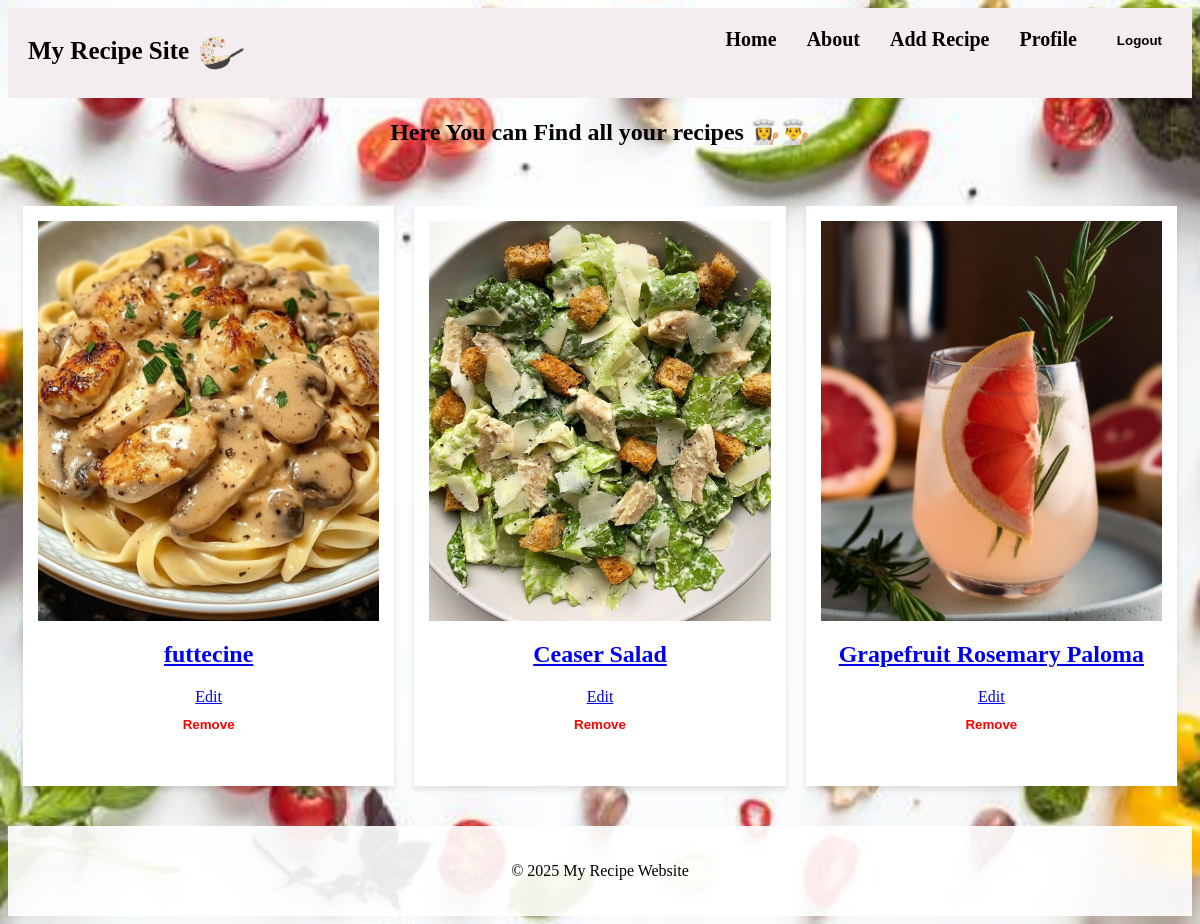
Screenshot of /profile/ (signed in) with the database file from the repository.
### recipes/models.py (models this page shows, shortened)
class Recipe(models.Model):
    title=models.CharField(max_length=200)
    ingredients=models.TextField(null=True, blank=True)
    steps=models.TextField(null=True, blank=True)
    image=models.ImageField(upload_to='recipes/', null=True, blank=True)
    prep_time=models.IntegerField(help_text="Preparation time in minutes", null=True, blank=True)
    created_at=models.DateTimeField(auto_now_add=True)
    updated_at=models.DateTimeField(auto_now=True)
    user=models.ForeignKey(User, on_delete=models.CASCADE)
    category=models.ForeignKey(Categories, on_delete=models.SET_NULL, null=True, blank=True)
    rating = models.IntegerField(null=True,blank=True,default=0,help_text="Rate recipe out of 5")

### recipes/views.py (the view)
# urls.py: path('profile/', views.profile, name='profile'),
def profile(request):
    recipes = Recipe.objects.filter(user=request.user)
    return render(request,'recipes/profile.html', {'recipes': recipes})

### recipes/templates/recipes/profile.html (shortened to what this page needs)
{% extends 'Base.html' %}
{% load static %}
{% block content %}
<h2 style="text-align: center;"> Here You can Find all your recipes 👩‍🍳👨‍🍳</h2>
<div class="recipes-grid">
    {% for recipe in recipes %}
    <div class="card">
        {% if recipe.image %}
            <img src="{{ recipe.image.url }}" alt="{{ recipe.title }}">
        {% endif %}
        <h2><a href="{% url 'recipe_detail' recipe.pk %}">{{ recipe.title }}</a></h2>
         <a href="{% url 'edit_recipe' recipe.pk %}" class="edit-btn">Edit</a>
         <form method="post" action="{% url 'delete_recipe' recipe.pk %}">
            <button type="submit" class="remove-btn">Remove</button>
        </form>
    </div>
    {% empty %}
        <p>No recipes found.</p>
    {% endfor %}
</div>
{% endblock content %}

### recipes/templates/Base.html (shortened to what this page needs)
{% load static %}
<!DOCTYPE html>
<html lang="en">
<head>
    <link rel="stylesheet" href="{% static 'css/style.css' %}">
</head>
<body>
    <nav class="navbar">
         <div class ="site-name">
            <p>My Recipe Site <img src="{% static 'img/websiteIcon.png' %}" alt="Icon" class="site-icon"></p>
        </div>
        <div class="nav-links">
        <a href="{% url 'home' %}">Home </a>
        <a href="{% url 'about' %}">About</a>
        {% if user.is_authenticated %}
         <a href="{% url 'add_recipe' %}">Add Recipe</a>
            <a href="{% url 'profile' %}">Profile</a>
            <form method="post" action="{% url 'logout' %}" style="display:inline;">
                <button type="submit" style="background:none; border:none; color:rgb(0, 0, 0); cursor:pointer; ">Logout</button>
            </form>
        {% else %}
            <a href="{% url 'login' %}">Login</a>
        {% endif %}
        </div>
    </nav>
    <main>
    {% block content %}
    {% endblock content %}
    </main>
     <footer class="footer">
        <p>&copy; 2025 My Recipe Website</p>
    </footer>
</body>
</html>

### main_app/static/css/style.css (style rules this page uses)
body { background-image: url('../img/add_recipe_cover.jpg'); background-size: cover; background-repeat: no-repeat; background-position: center; background-attachment: fixed; }
main { flex: 1; }
.navbar { background-color: rgb(243, 237, 240); display:flex; justify-content: space-between; padding: 20px 20px; text-align: right; }
.nav-links { display: flex; gap: 15px; }
.footer { background-color: rgba(255, 255, 255, 0.9); padding: 20px ; margin-bottom: 7px; text-align: center; }
.site-name p { font-weight: bold; font-size: 25px; font-family: 'lucida calligraphy'; text-align: left; margin : 0; }
.site-icon { height: 50px; width: 50px; vertical-align: middle; }
nav { background-color: white; padding : 10 px; }
nav a { color: rgb(0, 0, 0); text-decoration: none; margin-right: 15px; font-weight: bold; font-size: 20px; }
nav button { background-color: rgb(255, 0, 0); color: white; border: none; padding: 5px 10px; cursor: pointer; font-weight: bold; }
nav form { display: inline; }
.recipes-grid { display: grid; grid-template-columns: repeat(3 , 1fr); gap: 50px; padding: 30px; justify-items: center; }
.card { background-color: white; padding: 15px; margin: 10px; height: 600px; overflow: hidden; text-align: center; box-shadow: 0 4px 6px rgba(0,0,0,0.1) ; width: 100%; }
.card img { object-fit: cover; display: block; margin-bottom: 10px; width: 100%; height:500px; }
.remove-btn { color: red; background: none; border: none; cursor: pointer; font-weight: bold; margin-top: 10px; }

### recipes/templates/recipes/profile.html (style rules this page uses)
.recipes-grid { display: grid; grid-template-columns: repeat(3 , 1fr); gap: 50px; padding: 30px; justify-items: center; }
.card { background-color: white; padding: 15px; margin: 10px; height: 550px; overflow: hidden; text-align: center; transition: transform 0.2s ease; box-shadow: 0 4px 6px rgba(0,0,0,0.1) ; width: 100%; }
.card img { object-fit: cover; display: block; margin-bottom: 10px; width: 100%; height:400px; }
.remove-btn { color: red; background: none; border: none; cursor: pointer; font-weight: bold; margin-top: 10px; }

### rows the page displays
Recipe: image (picture), title "futtecine"
Recipe: image (picture), title "Ceaser Salad"
Recipe: image (picture), title "Grapefruit Rosemary Paloma"
